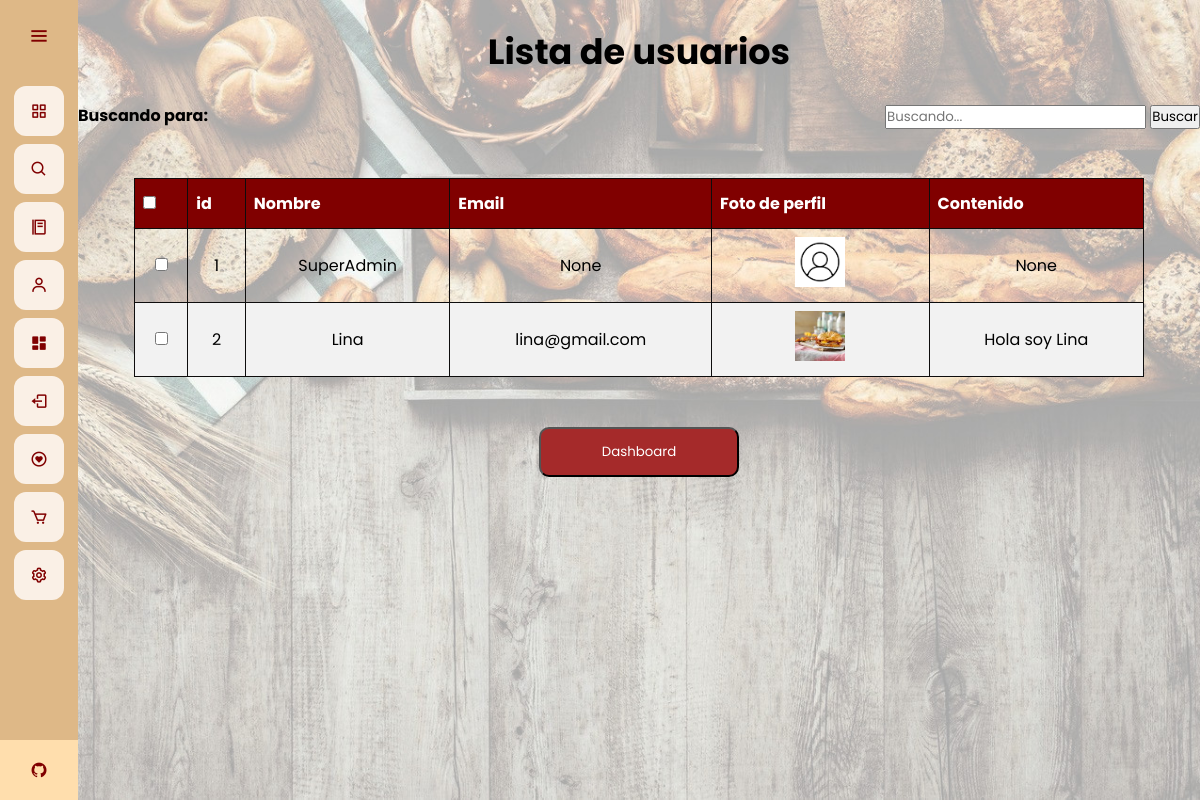
The page /admin-dash/editar-usuario (signed in) on the database as committed earlier.
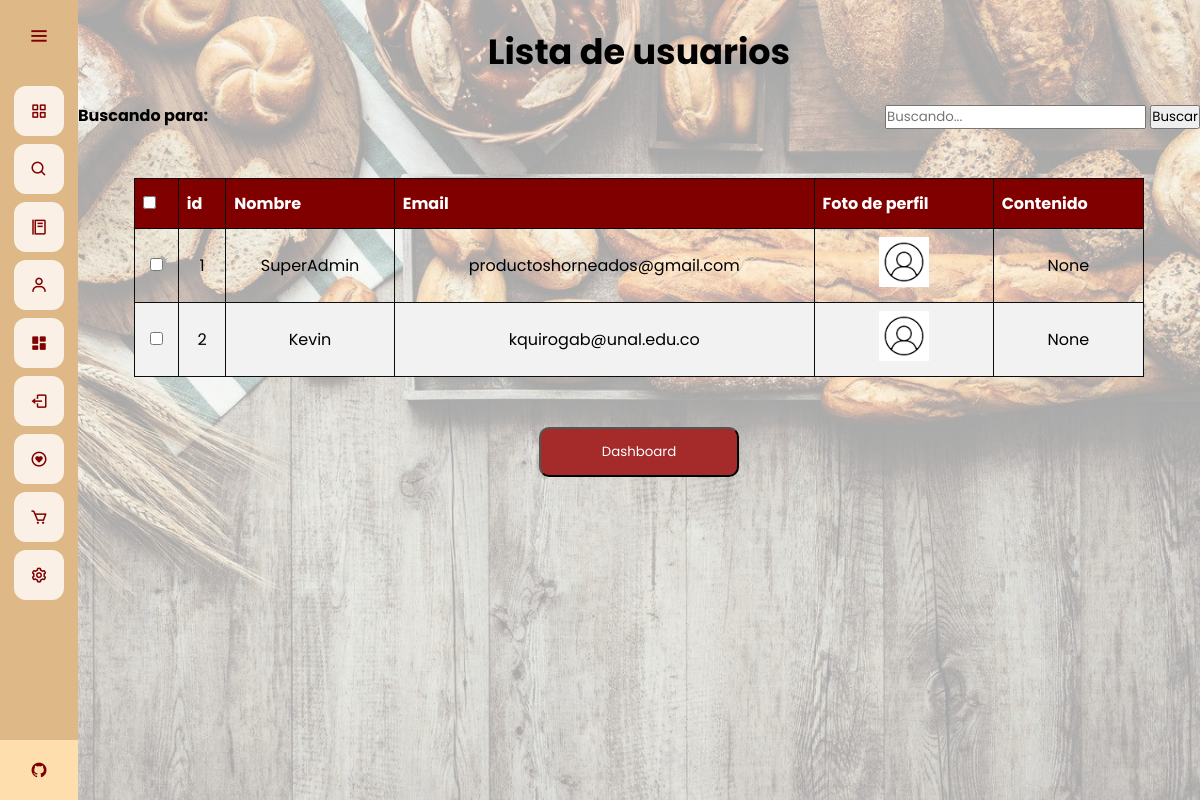
The same page on the database as committed later.
### app.py (models this page shows)
class User(database.Model, UserMixin):
	id = database.Column(database.Integer, primary_key=True)
	email = database.Column(database.String(30), unique=True)
	username = database.Column(database.String(20), nullable=False, unique=True)
	password = database.Column(database.String(80), nullable=False)
	profile_pic = database.Column(database.String(40), nullable=False, default='default.jpg')
	bio_content = database.Column(database.String(1000))
	verified = database.Column(database.Boolean(), default=False)
	commenter = database.relationship('Comment', backref='commenter', lazy='dynamic')
	wish = database.relationship('Wish', backref='liker', lazy='dynamic')

### app.py (the view)
@app.route("/admin-dash/editar-usuario", methods=['GET','POST'])
@login_required
def lista_usuario():
	if current_user.username == "SuperAdmin":
		pages = 5
		users = User.query.filter().all()
		if request.method == 'POST' and 'tag' in request.form:
			tag = request.form["tag"]
			search = "%{}%".format(tag)
			users = User.query.filter(User.username.like(search))
			return render_template("edituser.html", users = users, tag = tag)
		return render_template("listuser.html", users = users)
	else:
		return redirect(url_for('home'))

### app.py (called while the page is built)
@login_manager.user_loader
def load_user(user_id):
	return User.query.get(int(user_id))

@app.before_request
def make_session_permanent():
    session.permanent = True

### templates/listuser.html (shortened to what this page needs)
{% extends 'base.html' %}
{% block style %}
<link rel="stylesheet" href="{{ url_for('static', filename='css/style_listuser.css') }}">
{% endblock %}
{% block content %}
<br>
<h1 class = "title">
    Lista de usuarios
</h1>
<br>
<div class="container">
    <div class="tabsearch">
        <div class="tag-1">
            <strong>
                Buscando para: {{ tag }}
            </strong>
        </div>
        <div class="form-1">
            <form action="" method="POST" autocomplete="on">
                <input type="text" class="form-control" name="tag" id="tag" placeholder="Buscando..." />
                <input type="submit" value="Buscar" class="form-control btn btn-primary " name="">
            </form>
        </div>
    </div>
    <br>
    <br>
    <br>
    <div class="table-div">
        <table id="tableu" class="tableu" style="width: 90%">
            <thead>
                <tr>
                    <th>
                        <input type="checkbox" onclick="checkAll(this)">
                    </th>
                    <th>id</th>
                    <th>Nombre</th>
                    <th>Email</th>
                    <th>Foto de perfil</th>
                    <th>Contenido</th>
                </tr>
            </thead>
            <br>
            <tbody>
                {% for user in users %}
                <tr>
                    <td><input type="checkbox" name="user"></td>
                    <td>{{ user.id }}</td>
                    <td>{{ user.username }}</td>
                    <td>{{ user.email }}</td>
                    <td><img src="{{ url_for('static', filename='profile_pics/'+ user.profile_pic) }}" alt="" class="images">
                    </td>
                    <td>{{ user.bio_content }}</td>
                </tr>
                {% endfor %}
            </tbody>
        </table>
    </div>
</div>
<br>
<br>
<div class="other">
    <a href="{{url_for('dashboard')}}">
        <button type="button" class="buttond">
            Dashboard
        </button>
    </a>
</div>
{% endblock %}

Rows that differ between the two databases and show on the page:
changed User "SuperAdmin": email "None" → "productoshorneados@gmail.com"
changed User id 2: username "Lina" → "Kevin"; email "lina@gmail.com" → "kquirogab@unal.edu.co"; profile_pic: picture removed, a placeholder shows; bio_content "Hola soy Lina" → "None"
